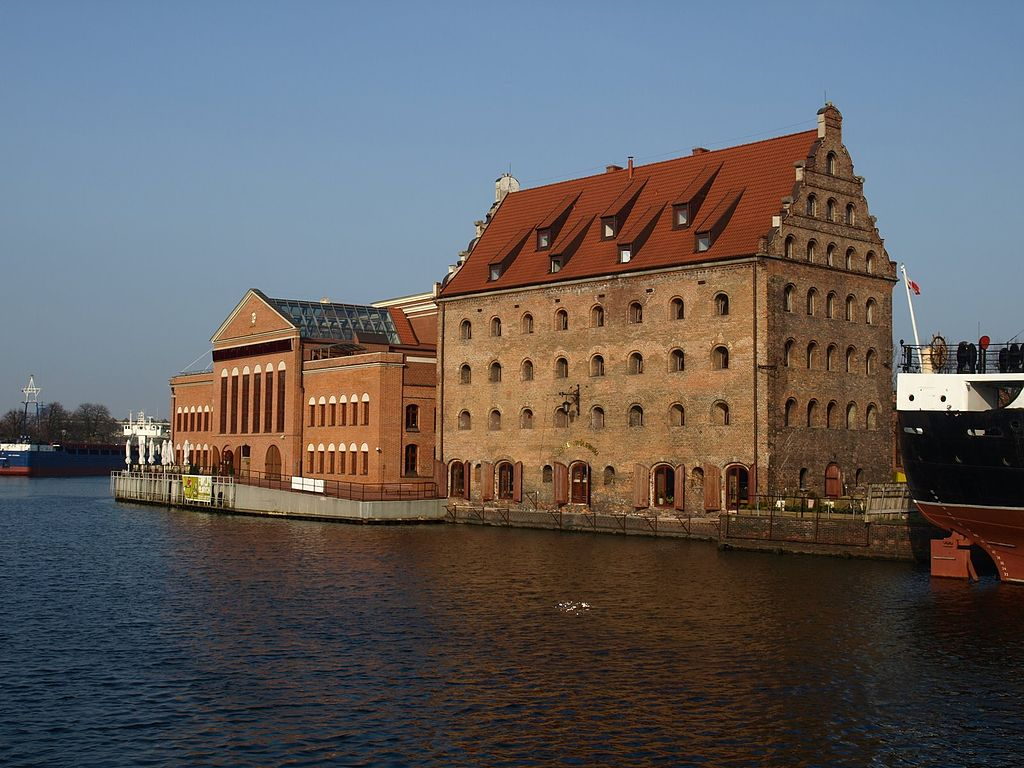
#> input picture assets/view.jpeg, 1024 x 768 px, found by its file name
$ python 08_contours.py
#> lines starting #> are read from the running program, lines starting #| are printed output that depends on the picture; after the words box and inside, x2 and y2 are one past the last pixel; in counts of white or black regions, pixels touching at a corner belong together
import cv2

orignal_img = cv2.imread(r'F:\Users\BardKrzysztof\PycharmProjects\computer-vision\assets\view.jpeg')
#> orignal_img is the input picture: shape (768, 1024, 3); mean B, G, R 94.4, 93.5, 96.5
img = orignal_img.copy()
# cv2.imshow('original_img', img)

thresh_val = 120
gray = cv2.cvtColor(src=img, code=cv2.COLOR_BGR2GRAY)
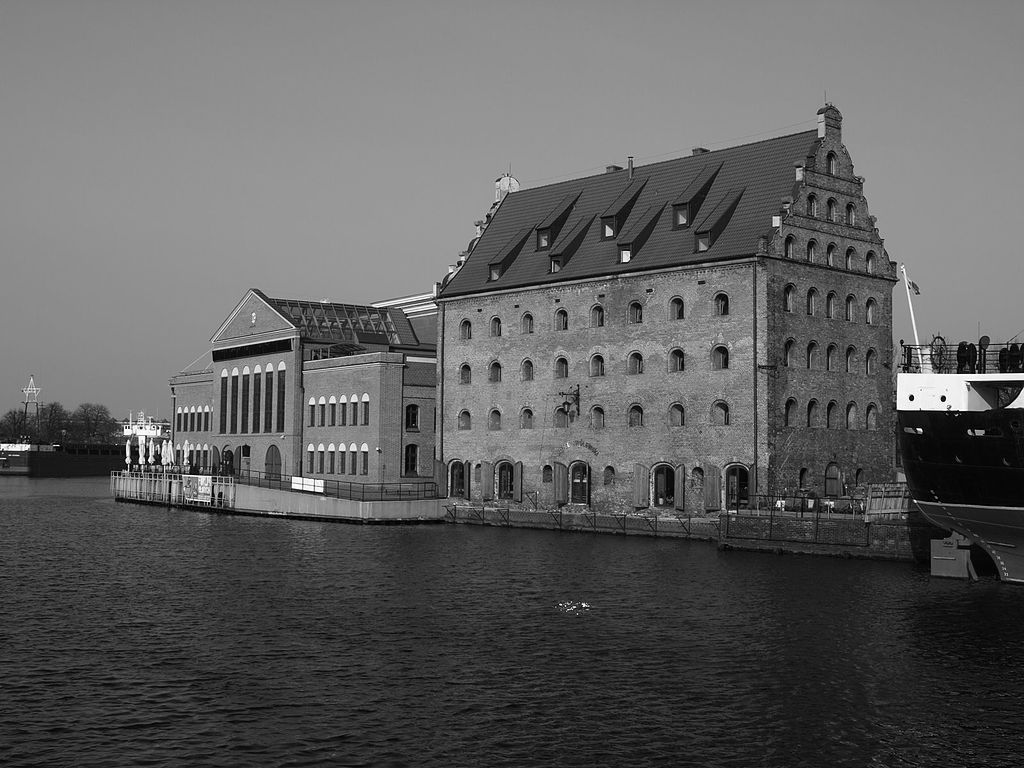
#> gray: shape (768, 1024); min 0, max 255, mean 94.5
thresh = cv2.threshold(src=gray, thresh=thresh_val, maxval=255, type=cv2.THRESH_BINARY)[1]
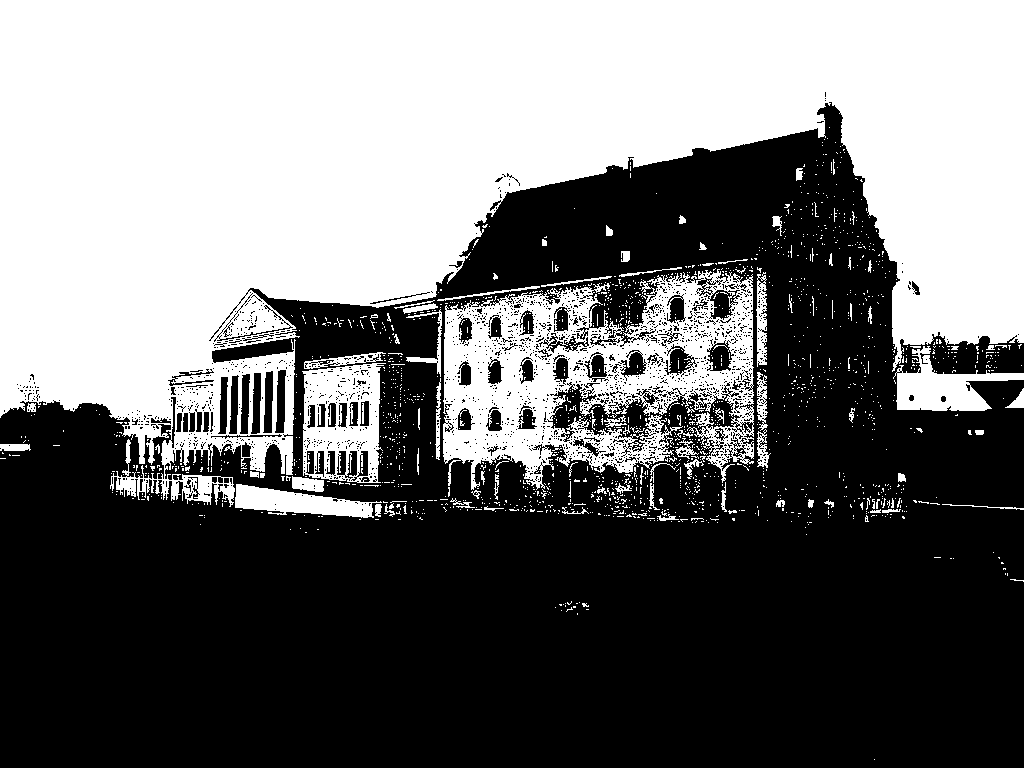
#> thresh: shape (768, 1024); 44.5% white; 1664 white regions (1570 under 20 px)
cv2.imshow(f'threshold value : {thresh_val}', thresh)

contours = cv2.findContours(image= thresh, mode=cv2.RETR_LIST, method=cv2.CHAIN_APPROX_SIMPLE)[0]
#> contours = 4787 contours, 4569 with area under 20; largest, box (x1, y1, x2, y2) and area: (0, 0, 1024, 507) 293785, (443, 269, 754, 490) 44727, (302, 363, 386, 483) 8357, (893, 346, 1024, 411) 3476, (235, 484, 382, 518) 2522
print(f'[INFO] Liczba wykrytych konturów {len(contours)}')
#| [INFO] Liczba wykrytych konturów 4787

# [6 lines of commented-out code are left out]

max_area = 0

for idx, contour in enumerate(contours):
    area = cv2.contourArea(contour=contour, oriented=True)
    if area > max_area:
        max_area = area
        idx_flag_area = idx
#> this loop made 4787 passes
#> (area, max_area) on passes 364, 459, 951, 952, 1786, 1802, 2574, 2616, 2632, 2651, 2685, 2711: (20, 20), (61, 61), (224.5, 224.5), (249, 249), (270, 270), (295, 295), (443.5, 443.5), (460.5, 460.5), (495.5, 495.5), (514.5, 514.5), (539.5, 539.5), (566, 566)
#> area on passes 5, 11, 15, 16, 19, 50: -1.5, -8.5, -1.5, -2.5, -1, -1
#> after the loop, idx_flag_area = 3253; max_area = 587

print(f'[INFO] Index konturu o największym polu:  {idx_flag_area} \nPole: {max_area}')
#| [INFO] Index konturu o największym polu:  3253
#| Pole: 587.0

#> (the run stopped early here; a loop or call above may not have finished)

$ run again, with assets/1.jpg copied over assets/view.jpeg
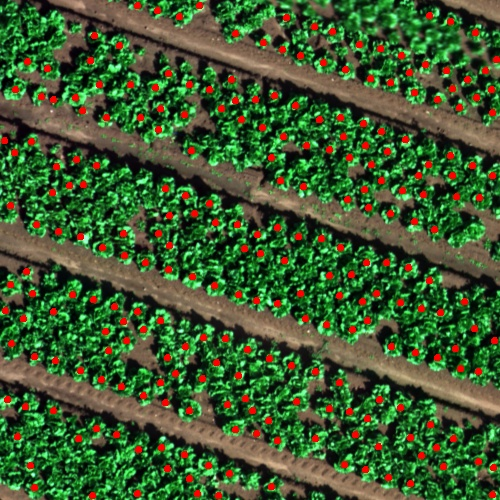
#> input picture assets/1.jpg, 500 x 500 px, found by its file name
#> orignal_img is the input picture: shape (500, 500, 3); mean B, G, R 47, 89.6, 62.8
#> `gray = cv2.cvtColor(src=img, code=cv2.COLOR_BGR2GRAY)`:
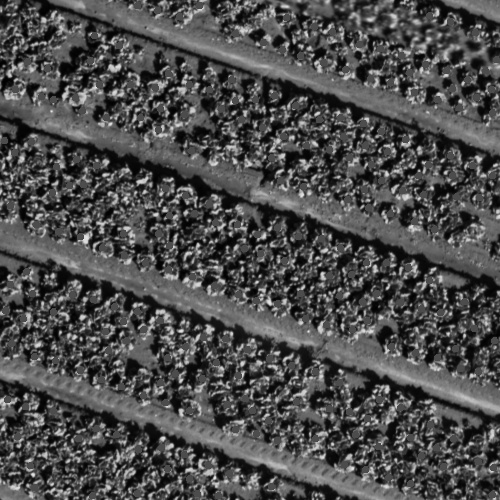
#> gray: shape (500, 500); min 0, max 231, mean 76.7
#> `thresh = cv2.threshold(src=gray, thresh=thresh_val, maxval=255, type=c..`:
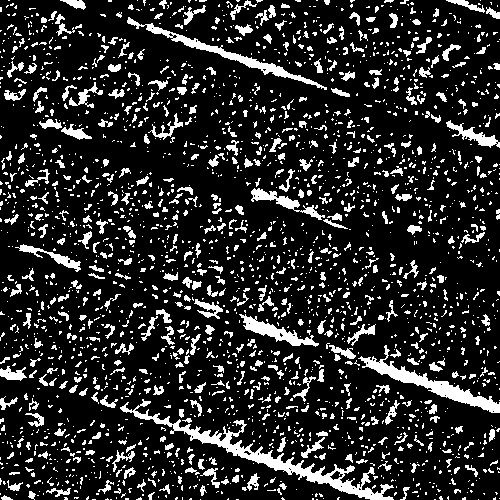
#> thresh: shape (500, 500); 16.1% white; 2445 white regions (1960 under 20 px)
#> contours = 2509 contours, 2263 with area under 20; largest, box (x1, y1, x2, y2) and area: (120, 399, 394, 500) 2611, (358, 345, 500, 413) 1523, (127, 17, 327, 90) 1124, (239, 314, 319, 347) 695, (251, 188, 325, 220) 473
#| [INFO] Liczba wykrytych konturów 2509
#> the loop `for idx, contour in enumerate(contours):` made 2509 passes
#> (area, max_area) on pass 161: (74, 74)
#> after the loop `for idx, contour in enumerate(contours):`: idx_flag_area = 160; max_area = 74
#| [INFO] Index konturu o największym polu:  160
#| Pole: 74.0

$ run again, with assets/bear.jpg copied over assets/view.jpeg
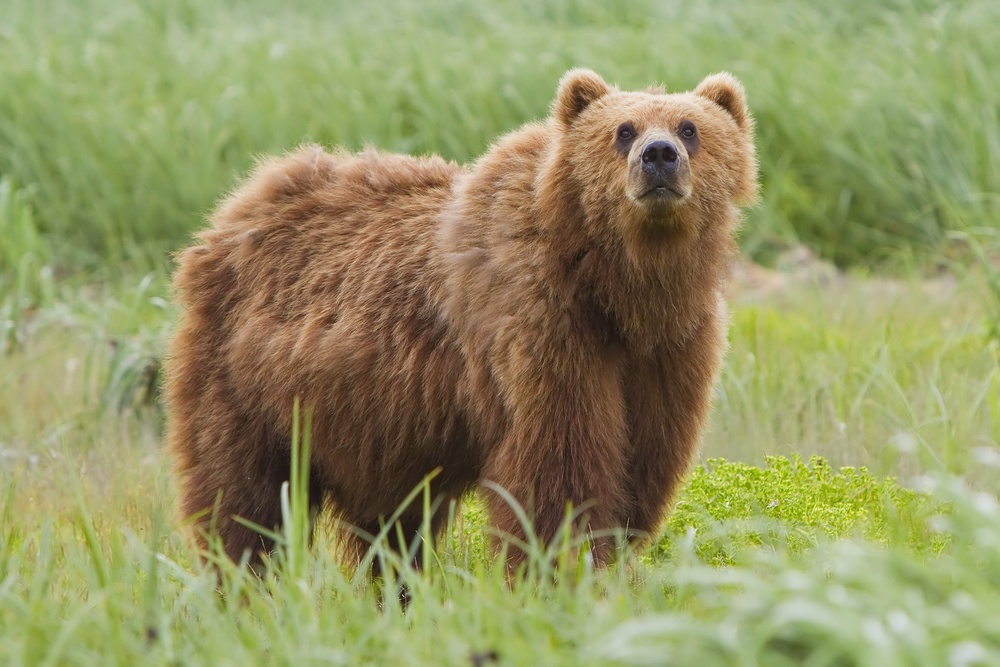
#> input picture assets/bear.jpg, 1000 x 667 px, shrunk from 2400 x 1600 before the run, found by its file name
#> orignal_img is the input picture: shape (667, 1000, 3); mean B, G, R 98.8, 147.6, 147
#> `gray = cv2.cvtColor(src=img, code=cv2.COLOR_BGR2GRAY)`:
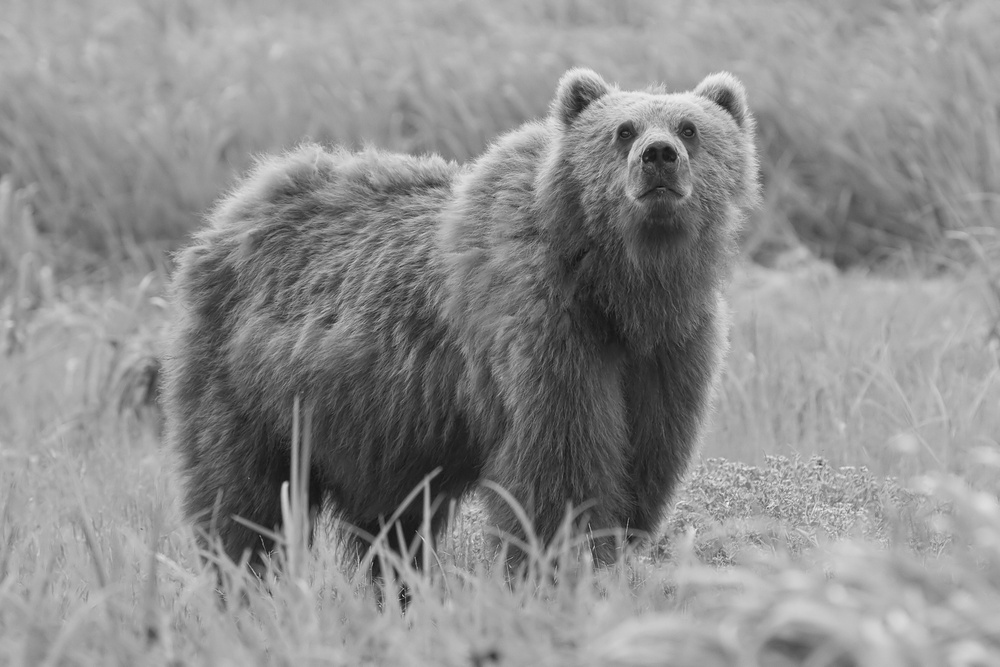
#> gray: shape (667, 1000); min 13, max 248, mean 141.9
#> `thresh = cv2.threshold(src=gray, thresh=thresh_val, maxval=255, type=c..`:
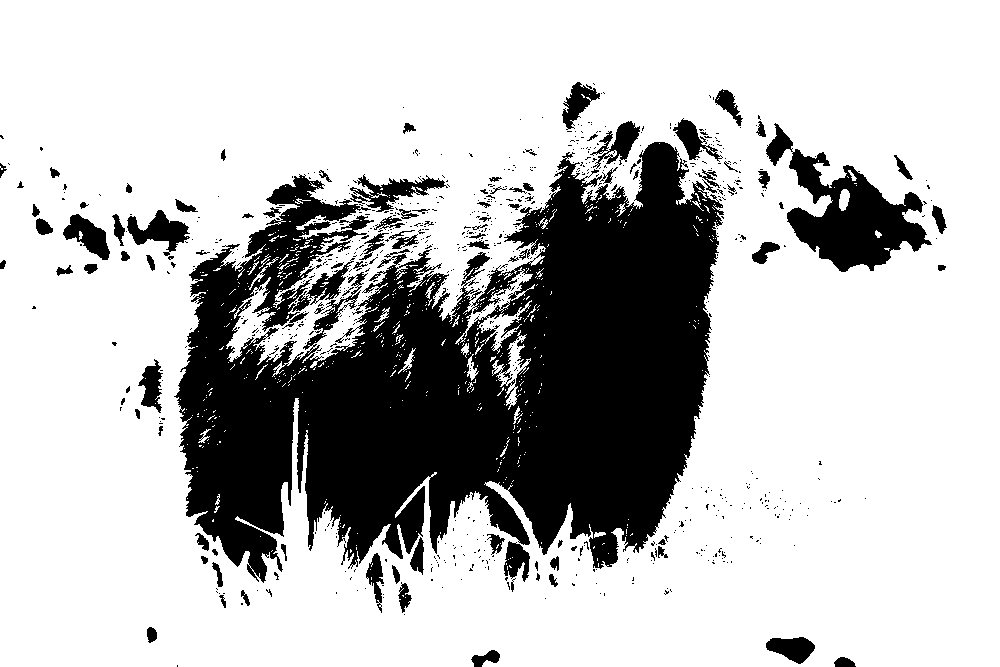
#> thresh: shape (667, 1000); 74.4% white; 803 black regions (702 under 20 px)
#> contours = 2199 contours, 2019 with area under 20; largest, box (x1, y1, x2, y2) and area: (0, 0, 1000, 667) 664754, (173, 141, 725, 584) 147886, (786, 148, 933, 273) 9355, (349, 174, 447, 213) 1512, (126, 209, 191, 253) 1395
#| [INFO] Liczba wykrytych konturów 2199
#> the loop `for idx, contour in enumerate(contours):` made 2199 passes
#> (area, max_area) on passes 1, 1621, 1649, 1934, 2084, 2118: (904.5, 904.5), (1167, 1167), (1395, 1395), (1512.5, 1512.5), (9355, 9355), (147886, 147886)
#> after the loop `for idx, contour in enumerate(contours):`: idx_flag_area = 2117; max_area = 147886
#| [INFO] Index konturu o największym polu:  2117
#| Pole: 147886.0
